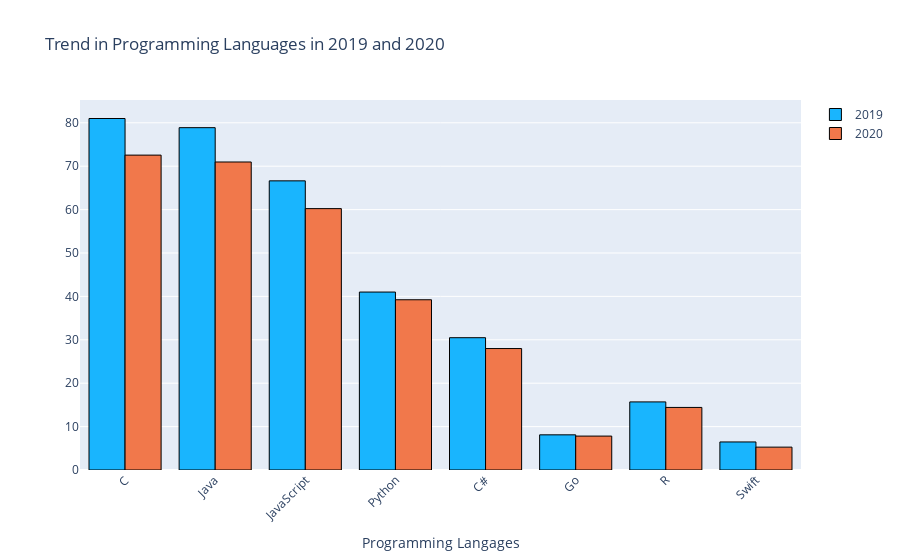

Notebook source saved alongside this figure:
### Code cell
x = t_language_df.index

trace1 = go.Bar(x=x,
                y=t_language_df['2019'],
                name='2019',
                hovertemplate = '%{x}: %{y:.2f}%<extra></extra><br>'+
                '2019',
                marker={'color':'rgba(25,181,254,1)', 'line':{'color':'#000','width':1}}
               )
trace2 = go.Bar(x=x,
                y=t_language_df['2020'],
                hovertemplate = '%{x}: %{y:.2f}%<extra></extra><br>'+
                '2020',
                name='2020',
                marker={'color':'rgba(241,120,75,1)', 'line':{'color':'#000','width':1}}
               )
data = [trace1,trace2]
layout = {
  'xaxis': {'title': 'Programming Langages','tickangle':-45},
  'barmode': 'group',
  'hoverlabel':{
        'bgcolor':'white', 
        'font_size':16, 
        'font_family':'Rockwell'
    },
  'title': 'Trend in Programming Languages in 2019 and 2020'
};

fig = go.Figure(data, layout)
iplot(fig)

# fig.show()

### Figure 1 — Plotly figure (JSON) as saved in the notebook; plotly's stock layout.template omitted (floating-point values rounded to 4 significant figures)
{"data": [{"hovertemplate": "%{x}: %{y:.2f}%<extra></extra><br>2019", "marker": {"color": "rgba(25,181,254,1)", "line": {"color": "#000", "width": 1}}, "name": "2019", "type": "bar", "x": ["C", "Java", "JavaScript", "Python", "C#", "Go", "R", "Swift"], "y": [80.99, 78.88, 66.63, 41.0, 30.49, 8.102, 15.69, 6.462]}, {"hovertemplate": "%{x}: %{y:.2f}%<extra></extra><br>2020", "marker": {"color": "rgba(241,120,75,1)", "line": {"color": "#000", "width": 1}}, "name": "2020", "type": "bar", "x": ["C", "Java", "JavaScript", "Python", "C#", "Go", "R", "Swift"], "y": [72.55, 70.97, 60.23, 39.23, 27.99, 7.816, 14.42, 5.27]}], "layout": {"autosize": true, "barmode": "group", "hoverlabel": {"bgcolor": "white", "font": {"family": "Rockwell", "size": 16}}, "title": {"text": "Trend in Programming Languages in 2019 and 2020"}, "xaxis": {"autorange": true, "range": [-0.5, 7.5], "tickangle": -45, "title": {"text": "Programming Langages"}, "type": "category"}, "yaxis": {"autorange": true, "range": [0, 85.25], "type": "linear"}}}
